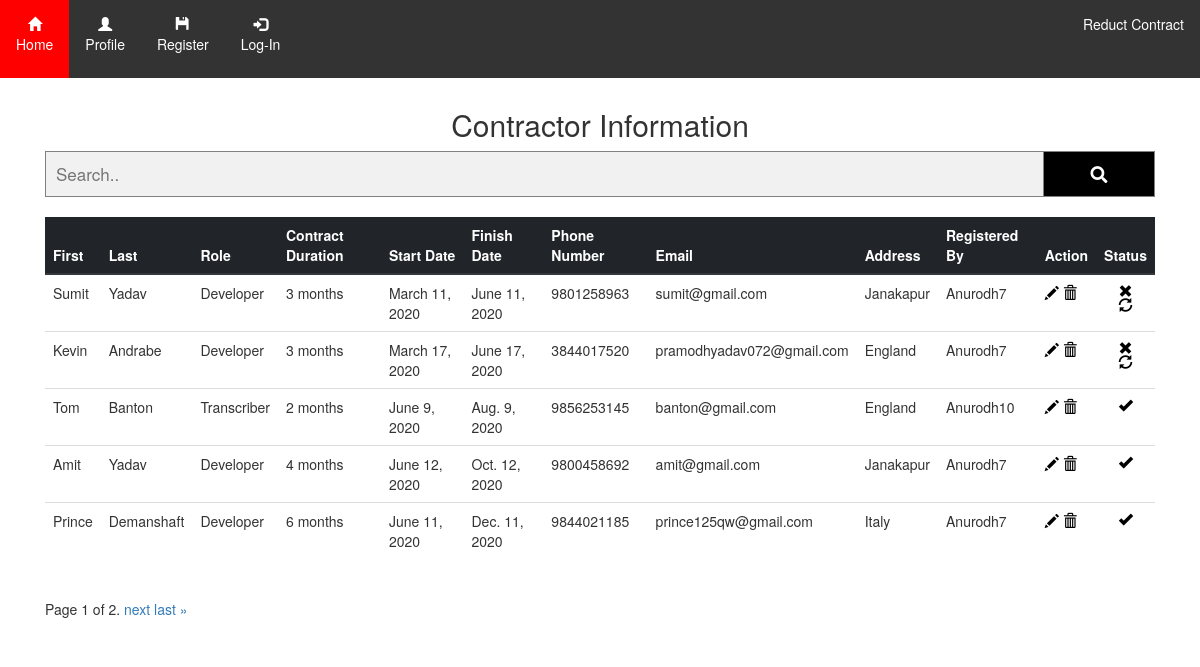
The app's page /showcontract/ with its own data.
### reductcontract/models.py (models this page shows, shortened)
class contractor(models.Model):
    user = models.ForeignKey(User,on_delete=models.SET_NULL,null=True)
    first_name=models.CharField(max_length=100)
    last_name=models.CharField(max_length=100)
    role=models.CharField(max_length=20)
    contract_duration=models.IntegerField()
    start_date=models.DateField()
    finish_date=models.DateField()
    address=models.CharField(max_length=100)
    email=models.EmailField()
    phone_number=models.IntegerField()
    status=models.TextField(null=True)
    class Meta:
        ordering=['finish_date']

### reductcontract/views.py (the view, shortened to what this page needs)
# urls.py: path('showcontract/',views.showcontract,name='showcontract'),
def showcontract(request):
    obj=contractor.objects.all()
    paginator=Paginator(obj,5)
    for i in obj:
        if i.finish_date >= datetime.date.today():
            i.status='Active'
        else:
            i.status='Expired'
    page_number=request.GET.get('page')
    page_obj=paginator.get_page(page_number)
    context={
        'obj':page_obj,
    }
    return render(request,'reductcontract/showcontract.html',context)

### reductcontract/templates/reductcontract/showcontract.html (shortened to what this page needs)
{% extends 'reductcontract/base.html' %}
{% block content %}
<!DOCTYPE html>
<html lang="en">
<head>
  <link href="//maxcdn.bootstrapcdn.com/bootstrap/4.0.0/css/bootstrap.min.css" rel="stylesheet" id="bootstrap-css">
  <link rel="stylesheet" href="https://maxcdn.bootstrapcdn.com/bootstrap/3.3.7/css/bootstrap.min.css">
</head>
<body>
 <h2 class="text-center">Contractor Information </h2>
<link rel="stylesheet" href="https://use.fontawesome.com/releases/v5.1.0/css/all.css">
<form id="mysearch" class="example" method="post" action=".">
  <input type="text" name="aky" placeholder="Search..">
  <button type="submit"><i class="fa fa-search"></i></button>
</form>
  <table class="table table-responsive-lg">
    <thead class="thead-dark">
      <tr>
        <th scope="col">First</th>
        <th scope="col">Last</th>
        <th scope="col">Role</th>
           <th scope="col">Contract Duration</th>
           <th scope="col">Start Date</th>
           <th scope="col">Finish Date</th>
           <th scope="col">Phone Number</th>
            <th scope="col">Email</th>
            <th scope="col">Address</th>
           <th scope="col">Registered By</th>
          <th scope="col">Action</th>
          <th scope="col">Status</th>
      </tr>
    </thead>
    <tbody>
    {% for i in obj %}
      <tr>
        <td>{{i.first_name}}</td>
        <td>{{i.last_name}}</td>
        <td>{{i.role}}</td>
          <td>{{i.contract_duration}} months</td>
          <td>{{i.start_date}}</td>
          <td>{{i.finish_date}}</td>
          <td>{{i.phone_number}}</td>
          <td>{{i.email}}</td>
          <td>{{i.address}}</td>
          <td>{{i.user}}</td>
          <td><a class="headerclass" href="/{{i.id}}/update"><span class="glyphicon glyphicon-pencil"></span></a>
      <a class="headerclass" href="/{{i.id}}/delete" ><span class="glyphicon glyphicon-trash"></span></a></td>
           {% if i.status == 'Active' %}
     <td><span id="myhover" class="glyphicon glyphicon-ok d-flex justify-content-center "></span></td>
          {% else %}
          <td><span id="myhover2" class="glyphicon glyphicon-remove d-flex justify-content-center "></span><a id="nounderline" class="headerclass" href="/{{i.id}}/renew" ><span class="glyphicon glyphicon-refresh d-flex justify-content-center"></span></a></td>
          {% endif %}
      </tr>
     {% endfor %}
    </tbody>
  </table>
<div class="pagination">
    <span class="step-links">
        <span class="current">
            Page {{ obj.number }} of {{ obj.paginator.num_pages }}.
        </span>
        {% if obj.has_next %}
            <a href="?page={{ obj.next_page_number }}">next</a>
            <a href="?page={{ obj.paginator.num_pages }}">last &raquo;</a>
        {% endif %}
    </span>
</div>
</body>
</html>
{% endblock %}

### reductcontract/templates/reductcontract/base.html (style rules this page uses)
body { margin: 0; padding: 0; }
.glyphicon { color:black; }
.headerclass { color:black; }

### reductcontract/templates/reductcontract/showcontract.html (style rules this page uses)
form.example input[type=text] { padding: 10px; font-size: 17px; border: 1px solid grey; float: left; width: 90%; background: #f1f1f1; }
form.example button { float: left; width: 10%; padding: 10px; background: black; color: white; font-size: 17px; border: 1px solid grey; border-left: none; cursor: pointer; }
form.example::after { content: ""; clear: both; display: table; }
#mysearch { margin-bottom:20px; }
#nounderline { text-decoration:none; }

### records on screen
contractor: first_name "Sumit", last_name "Yadav", role "Developer", contract_duration "3", start_date "March 11, 2020", finish_date "June 11, 2020", phone_number "9801258963", email "sumit@gmail.com", address "Janakapur", user "Anurodh7"
contractor: first_name "Kevin", last_name "Andrabe", role "Developer", contract_duration "3", start_date "March 17, 2020", finish_date "June 17, 2020", phone_number "3844017520", email "pramodhyadav072@gmail.com", address "England", user "Anurodh7"
contractor: first_name "Tom", last_name "Banton", role "Transcriber", contract_duration "2", start_date "June 9, 2020", finish_date "Aug. 9, 2020", phone_number "9856253145", email "banton@gmail.com", address "England", user "Anurodh10"
contractor: first_name "Amit", last_name "Yadav", role "Developer", contract_duration "4", start_date "June 12, 2020", finish_date "Oct. 12, 2020", phone_number "9800458692", email "amit@gmail.com", address "Janakapur", user "Anurodh7"
contractor: first_name "Prince", last_name "Demanshaft", role "Developer", contract_duration "6", start_date "June 11, 2020", finish_date "Dec. 11, 2020", phone_number "9844021185", email "prince125qw@gmail.com", address "Italy", user "Anurodh7"

### other values on screen
{{ obj.number }} "1"
{{ obj.paginator.num_pages }} "2"
